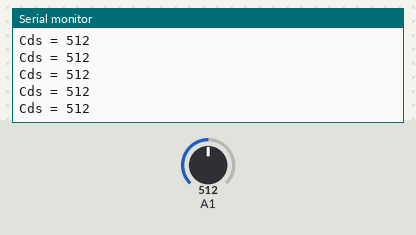
A sketch run on a simulated Arduino Uno, built with avr-gcc and run on an emulated ATmega328P. On the bench: the last lines printed to the serial monitor. The inputs (shaded band) are chosen by the test bench; at power-on: A1 = 512.

Above: at 1.2 s.
1.3 s: A1 set to 406
At 2.2 s:
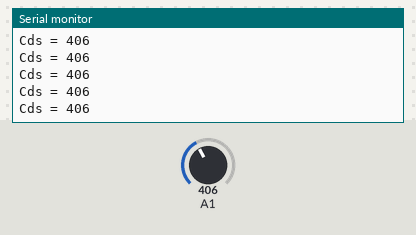
2.8 s: A1 set to 389
At 3.8 s:
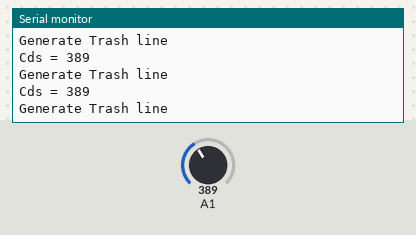
4.4 s: A1 set to 107
At 5.5 s:
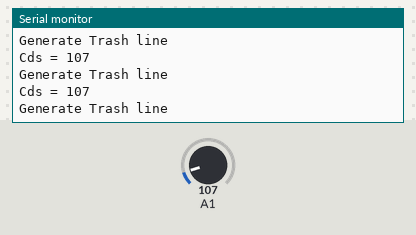
7.4 s: A1 set to 92
At 8.4 s:
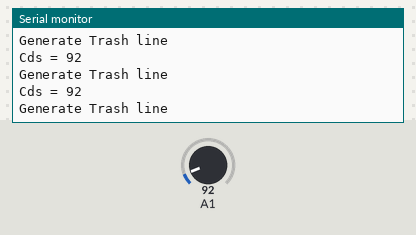
Timing chart, 0 to 10.4 s (numbered marks = the images above; inputs shaded):
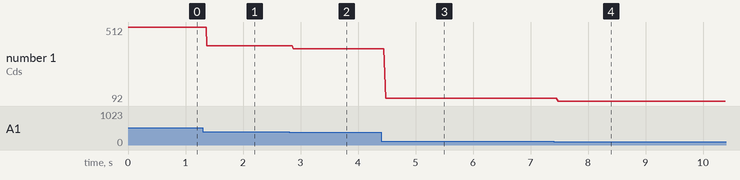

The sketch:

Cds.ino
```cpp
void setup()
{
  Serial.begin(9600);
}

void loop()
{
  int Cds = analogRead(A1);

  Serial.print("Cds = ");
  Serial.println(Cds);

  if (Cds < 400)
    Serial.print("Generate Trash line\n");
}
```

Measured:
- the behaviour switches between 400 and 399 on A1 (found by bisection; images 1 and 2)
- after the input at 1.3 s, the serial monitor: prints a new line after 0.07 s (image 1)
- after the input at 2.8 s, the serial monitor: prints a new line after 0.07 s (image 2)
- after the input at 4.4 s, the serial monitor: prints a new line after 0.08 s (image 3)
- after the input at 7.4 s, the serial monitor: prints a new line after 0.08 s (image 4)
- plotted number 1: 512 → 406 after the input at 1.3 s, 406 → 389 after the input at 2.8 s, 389 → 107 after the input at 4.4 s, 107 → 92 after the input at 7.4 s
